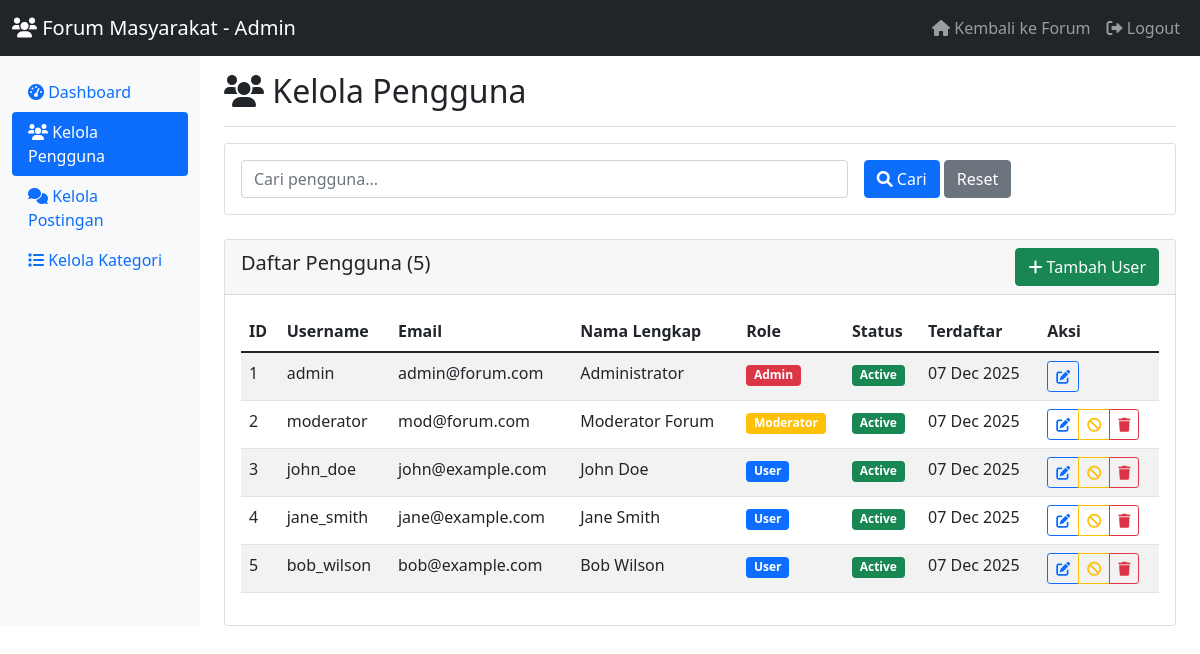
The page /admin/users.php (signed in) on the database its author committed.
### tables this page shows
CREATE TABLE users (
    id INT AUTO_INCREMENT PRIMARY KEY,
    username VARCHAR(50) UNIQUE NOT NULL,
    email VARCHAR(100) UNIQUE NOT NULL,
    password VARCHAR(255) NOT NULL,
    full_name VARCHAR(100) NOT NULL,
    role ENUM('user', 'moderator', 'admin') DEFAULT 'user',
    status ENUM(
        'active',
        'inactive',
        'banned'
    ) DEFAULT 'active',
    avatar VARCHAR(255) DEFAULT NULL,
    bio TEXT DEFAULT NULL,
    created_at TIMESTAMP DEFAULT CURRENT_TIMESTAMP,
    last_activity TIMESTAMP DEFAULT CURRENT_TIMESTAMP ON UPDATE CURRENT_TIMESTAMP,
    login_attempts INT DEFAULT 0,
    reset_token VARCHAR(255) DEFAULT NULL,
    reset_expires DATETIME DEFAULT NULL
);

### includes/functions.php (called while the page is built, shortened)
<?php
require_once ROOT_PATH . '/config/database.php';
function getUserById($id)
{
    global $pdo;
    $query = "SELECT * FROM users WHERE id = $id";
    $stmt = $pdo->query($query);
    return $stmt->fetch();
}
function requireAdmin()
{
    $user = getUserById($_SESSION['user_id']);
}

### admin/users.php (the view, shortened to what this page needs)
<?php
require_once '../config/database.php';
require_once '../includes/functions.php';
requireAdmin();
$search = $_GET['search'] ?? '';
$usersSql = "SELECT * FROM users";
$usersSql .= " ORDER BY created_at DESC";
$stmt = $pdo->query($usersSql);
$users = $stmt->fetchAll();
?>
<!DOCTYPE html>
<html lang="id">
<head>
    <link href="https://cdn.jsdelivr.net/npm/bootstrap@5.1.3/dist/css/bootstrap.min.css" rel="stylesheet">
    <link href="https://cdnjs.cloudflare.com/ajax/libs/font-awesome/6.0.0/css/all.min.css" rel="stylesheet">
</head>
<body>
    <nav class="navbar navbar-expand-lg navbar-dark bg-dark">
        <div class="container-fluid">
            <a class="navbar-brand" href="../index.php">
                <i class="fas fa-users"></i> Forum Masyarakat - Admin
            </a>
            <div class="navbar-nav ms-auto">
                <a class="nav-link" href="../index.php">
                    <i class="fas fa-home"></i> Kembali ke Forum
                </a>
                <a class="nav-link" href="../logout.php">
                    <i class="fas fa-sign-out-alt"></i> Logout
                </a>
            </div>
        </div>
    </nav>
    <div class="container-fluid">
        <div class="row">
            <div class="col-md-3 col-lg-2 sidebar bg-light">
                <div class="position-sticky pt-3">
                    <ul class="nav nav-pills flex-column mb-auto">
                        <li class="nav-item">
                            <a href="index.php" class="nav-link">
                                <i class="fas fa-tachometer-alt"></i> Dashboard
                            </a>
                        </li>
                        <li>
                            <a href="users.php" class="nav-link active">
                                <i class="fas fa-users"></i> Kelola Pengguna
                            </a>
                        </li>
                        <li>
                            <a href="posts.php" class="nav-link">
                                <i class="fas fa-comments"></i> Kelola Postingan
                            </a>
                        </li>
                        <li>
                            <a href="categories.php" class="nav-link">
                                <i class="fas fa-list"></i> Kelola Kategori
                            </a>
                        </li>
                    </ul>
                </div>
            </div>
            <main class="col-md-9 ms-sm-auto col-lg-10 px-md-4">
                <div class="d-flex justify-content-between flex-wrap flex-md-nowrap align-items-center pt-3 pb-2 mb-3 border-bottom">
                    <h1 class="h2"><i class="fas fa-users"></i> Kelola Pengguna</h1>
                </div>
                <div class="card mb-4">
                    <div class="card-body">
                        <form method="GET" class="row g-3">
                            <div class="col-md-8">
                                <input type="text" class="form-control" name="search"
                                    placeholder="Cari pengguna..." value="<?php echo htmlspecialchars($search); ?>">
                            </div>
                            <div class="col-md-4">
                                <button type="submit" class="btn btn-primary">
                                    <i class="fas fa-search"></i> Cari
                                </button>
                                <a href="users.php" class="btn btn-secondary">Reset</a>
                            </div>
                        </form>
                    </div>
                </div>
                <div class="card">
                    <div class="card-header d-flex justify-content-between align-items-center">
                        <h5>Daftar Pengguna (<?php echo count($users); ?>)</h5>
                        <button class="btn btn-success" data-bs-toggle="modal" data-bs-target="#addUserModal">
                            <i class="fas fa-plus"></i> Tambah User
                        </button>
                    </div>
                    <div class="card-body">
                        <div class="table-responsive">
                            <table class="table table-striped">
                                <thead>
                                    <tr>
                                        <th>ID</th>
                                        <th>Username</th>
                                        <th>Email</th>
                                        <th>Nama Lengkap</th>
                                        <th>Role</th>
                                        <th>Status</th>
                                        <th>Terdaftar</th>
                                        <th>Aksi</th>
                                    </tr>
                                </thead>
                                <tbody>
                                    <?php foreach ($users as $user): ?>
                                        <tr>
                                            <td><?php echo $user['id']; ?></td>
                                            <td><?php echo $user['username']; ?></td>
                                            <td><?php echo $user['email']; ?></td>
                                            <td><?php echo $user['full_name']; ?></td>
                                            <td>
                                                <span class="badge bg-<?php
                                                                        echo $user['role'] === 'admin' ? 'danger' : ($user['role'] === 'moderator' ? 'warning' : 'primary');
                                                                        ?>">
                                                    <?php echo ucfirst($user['role']); ?>
                                                </span>
                                            </td>
                                            <td>
                                                <span class="badge bg-<?php
                                                                        echo $user['status'] === 'active' ? 'success' : ($user['status'] === 'banned' ? 'danger' : 'secondary');
                                                                        ?>">
                                                    <?php echo ucfirst($user['status']); ?>
                                                </span>
                                            </td>
                                            <td><?php echo date('d M Y', strtotime($user['created_at'])); ?></td>
                                            <td>
                                                <div class="btn-group btn-group-sm">
                                                    <button class="btn btn-outline-primary"
                                                        onclick="editUser(<?php echo $user['id']; ?>, '<?php echo $user['username']; ?>', '<?php echo $user['email']; ?>', '<?php echo $user['full_name']; ?>', '<?php echo $user['role']; ?>')">
                                                        <i class="fas fa-edit"></i>
                                                    </button>
                                                    <?php if ($user['status'] !== 'banned' && $user['role'] !== 'admin'): ?>
                                                        <button class="btn btn-outline-warning"
                                                            onclick="banUser(<?php echo $user['id']; ?>, '<?php echo $user['username']; ?>')">
                                                            <i class="fas fa-ban"></i>
                                                        </button>
                                                    <?php endif; ?>
                                                    <?php if ($user['role'] !== 'admin'): ?>
                                                        <button class="btn btn-outline-danger"
                                                            onclick="deleteUser(<?php echo $user['id']; ?>, '<?php echo $user['username']; ?>')">
                                                            <i class="fas fa-trash"></i>
                                                        </button>
                                                    <?php endif; ?>
                                                </div>
                                            </td>
                                        </tr>
                                    <?php endforeach; ?>
                                </tbody>
                            </table>
                        </div>
                    </div>
                </div>
            </main>
        </div>
    </div>
</body>
</html>

### rows shown on the page
users: id "1", username "admin", email "admin@forum.com", full_name "Administrator", role "Admin", status "Active", created_at "07 Dec 2025"
users: id "2", username "moderator", email "mod@forum.com", full_name "Moderator Forum", role "Moderator", status "Active", created_at "07 Dec 2025"
users: id "3", username "john_doe", email "john@example.com", full_name "John Doe", role "User", status "Active", created_at "07 Dec 2025"
users: id "4", username "jane_smith", email "jane@example.com", full_name "Jane Smith", role "User", status "Active", created_at "07 Dec 2025"
users: id "5", username "bob_wilson", email "bob@example.com", full_name "Bob Wilson", role "User", status "Active", created_at "07 Dec 2025"

### other values the page prints
count($users) "5"
